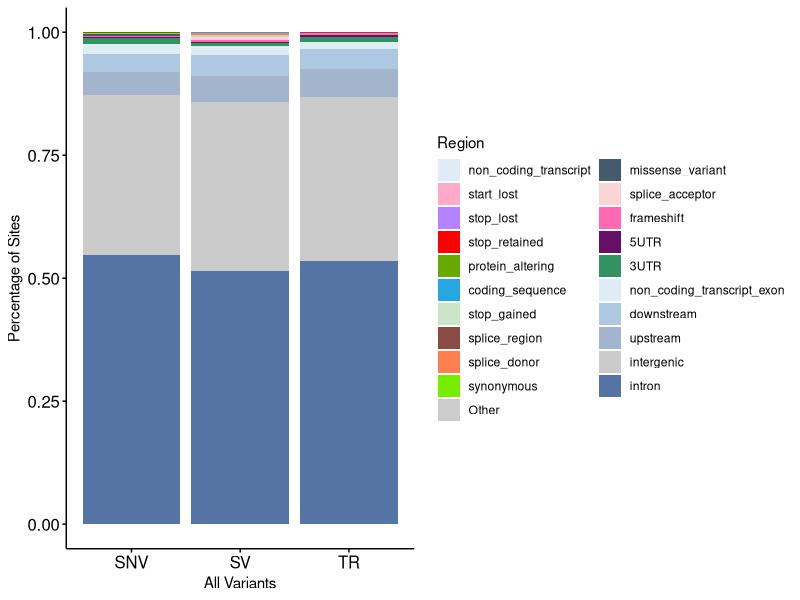
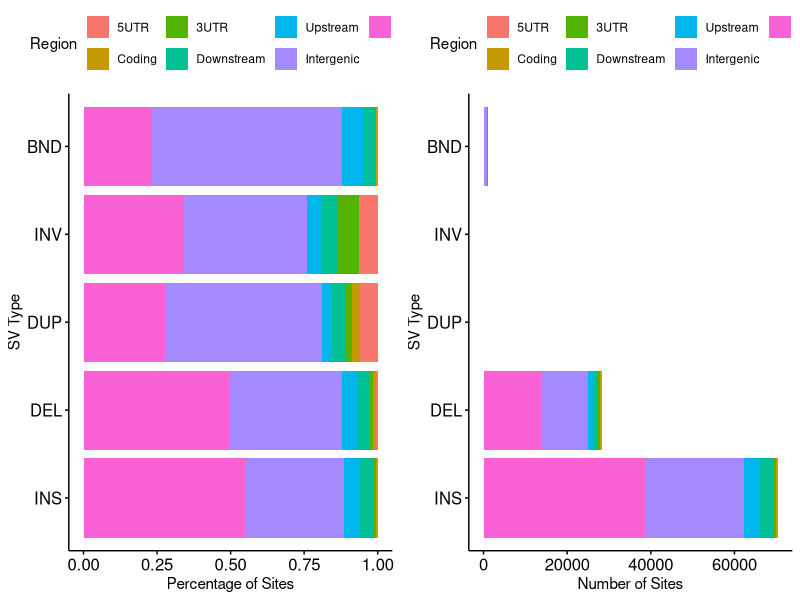
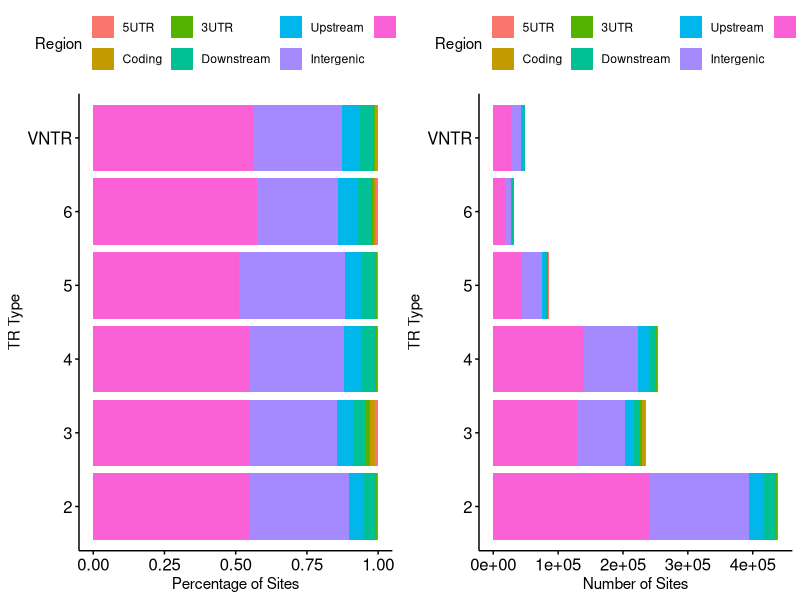

R code for these plots, in order:
#==============================================#
# Sites #
# Supp-Figure-7#
#==============================================#
library(data.table)
library(ggplot2)
library(stringi)
library(stringr)
library(dplyr)
library(ggsci)
library(tidyverse)
library(ggpubr)
library(magrittr)

setwd("/path/to/GTOP_code/supp/supp_fig7/input")

color <- c(
  "intron"="#5574A6","intergenic"="#cbcbcb",
  "3UTR"="#329262","Coding"= "#02599C",
  "Other"="#cccccc","downstream"="#AFC8E2",
  "non_coding_transcript_exon"="#DEECF6","non_coding_transcript"="#DEECF6",
  "splice_acceptor"="#F9D5D5","splice_donor"="#FF7F50",
  "splice_region"="#8A4B43",
  "upstream"="#A2B5CD","5UTR"="#651067",
  "NMD_transcript_variant"="#003264",
  "coding_sequence"="#25a7e1",
  "incomplete_terminal_codon"="#C8A096",
  "stop_lost"="#B482FF",
  "start_lost"="#FFAAC8",
  "synonymous_variant"="#A0B4AA",
  "missense_variant"="#465A6E",
  "intron_variant"="#82966E",
  "stop_gained"="#CBE5C7",
  "frameshift"="#ff69b4","inframe_insertion"="#ff69b4","inframe_deletion"="#ff69b4",
  "protein_altering"="#66aa00",
  "synonymous"="#76ee00",
  "stop_retained"="#ff0000",
  "transcript_amplification"="#CBE5C7",
  "transcript_ablation"="#CBE5C7",
  "start_retained"="#CBE5C7")

# Supp.Fig.7a:  VEP annotation ------------------------------------------------------------------

vep <- fread("Supp_Fig7a.txt")
consequence_order <- vep %>%
  group_by(consequence_severe) %>%
  summarise(total_percentage = sum(percentage)) %>%
  arrange(total_percentage) %>%  
  pull(consequence_severe)

vep$consequence_severe <- factor(vep$consequence_severe,levels = consequence_order)
vep$type <- factor(vep$type,levels = c("SNV","SV","TR"))

ggplot(vep, aes(x = type, y = percentage, fill = consequence_severe)) +
  geom_bar(stat = "identity", position = "stack") +
  labs(x = "All Variants", y = "Percentage of Sites", fill = "Region") +
  theme_classic() +
  theme(axis.text = element_text(color = "black", size = 12), 
        axis.ticks = element_line(color = "black"))+
  theme(legend.position = "right")+
  scale_fill_manual(values = color)


# Supp.Fig.7b: SV subtype feature  --------------------------------------------------------

type_pro <- fread("Supp_Fig7b.txt")
type_pro$region <- factor(type_pro$consequence_severe,
                          levels = rev(c("Intron","Intergenic","Upstream",
                                         "Downstream","3UTR","Coding","5UTR")))
type_pro$type <- factor(type_pro$type,levels = c("INS","DEL","DUP","INV","BND"))

p1 <- ggplot(type_pro, aes(x = type, y = count, fill = region)) +
  geom_bar(stat = "identity", position = "stack") +
  labs(x = "SV Type", y = "Number of Sites", fill = "Region") +
  theme_classic() +
  theme(legend.position = "top")+
  theme(axis.text = element_text(color = "black", size = 12), 
        axis.ticks = element_line(color = "black"))+
  coord_flip()

p2 <- ggplot(type_pro, aes(x = type, y = pro, fill = region)) +
  geom_bar(stat = "identity", position = "fill") +
  labs(x = "SV Type", y = "Percentage of Sites", fill = "Region") +
  theme_classic() +
  theme(axis.text = element_text(color = "black", size = 12), 
        axis.ticks = element_line(color = "black"))+
  theme(legend.position = "top")+
  coord_flip()
cowplot::plot_grid(p2,p1,ncol = 2)


# Supp.Fig.7c: TR subtype feature  --------------------------------------------------------

subtype_pro <- fread("Supp_Fig7c.txt")

subtype_pro$region <- factor(subtype_pro$consequence_severe,
                             levels = rev(c("Intron","Intergenic","Upstream",
                                            "Downstream","3UTR","Coding","5UTR")))
subtype_pro$type <- factor(subtype_pro$type,levels = c("2","3","4","5","6","VNTR"))

p1 <- ggplot(subtype_pro, aes(x = type, y = count, fill = region)) +
  geom_bar(stat = "identity", position = "stack") +
  labs(x = "TR Type", y = "Number of Sites", fill = "Region") +
  theme_classic() +
  theme(legend.position = "top")+
  theme(axis.text = element_text(color = "black", size = 12), 
        axis.ticks = element_line(color = "black"))+
  coord_flip()

p2 <- ggplot(subtype_pro, aes(x = type, y = pro, fill = region)) +
  geom_bar(stat = "identity", position = "fill") +
  labs(x = "TR Type", y = "Percentage of Sites", fill = "Region") +
  theme_classic() +
  theme(axis.text = element_text(color = "black", size = 12), 
        axis.ticks = element_line(color = "black"))+
  theme(legend.position = "top")+
  coord_flip()
cowplot::plot_grid(p2,p1,ncol = 2)

